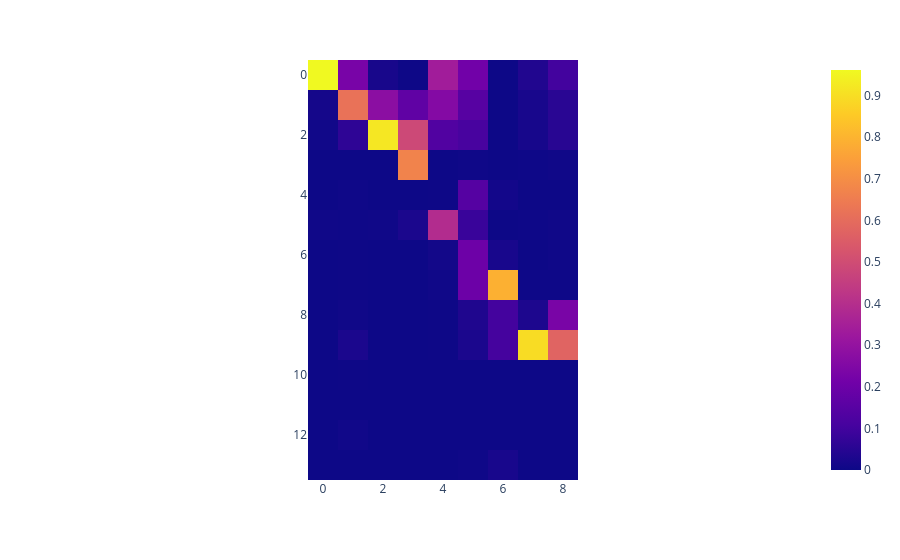

Notebook code for this chart:
### Code cell
MAC = np.zeros((Phi_id.shape[1] + 5, Phi_id.shape[1]))   # Initialize MAC matrix
for i in range(Phi_id.shape[1] + 5):                     # Index over computed modes (larger)
    for j in range(Phi_id.shape[1]):                     # Index over identified modes
        numerator = np.abs(np.conj(Phi_m[:, i]) @ Phi_id[:, j])**2
        denominator = (np.conj(Phi_m[:, i]) @ Phi_m[:, i]) * (np.conj(Phi_id[:, j]) @ Phi_id[:, j])
        MAC[i, j] = numerator / denominator

# Plot the MAC matrix: Check if the off-diagonal elements are close to zero
fig = px.imshow(MAC)
fig.show()

### Figure 1 — Plotly figure (JSON) as saved in the notebook; plotly's stock layout.template omitted (floating-point values rounded to 4 significant figures)
{"data": [{"coloraxis": "coloraxis", "hovertemplate": "x: %{x}<br>y: %{y}<br>color: %{z}<extra></extra>", "name": "0", "type": "heatmap", "xaxis": "x", "yaxis": "y", "z": [[0.9616, 0.2289, 0.01982, 0.002201, 0.3379, 0.2114, 0.0006561, 0.03681, 0.1004], [0.0142, 0.6197, 0.2777, 0.1706, 0.2583, 0.1474, 0.0003146, 0.02037, 0.05229], [0.007837, 0.06231, 0.9215, 0.4866, 0.1345, 0.1117, 0.0003339, 0.01905, 0.0506], [0.0002431, 7.454e-05, 1.936e-05, 0.6695, 8.542e-05, 0.004004, 4.863e-05, 0.00229, 0.006231], [3.239e-08, 0.003426, 7.481e-06, 5.825e-08, 0.001304, 0.1435, 0.01206, 0.0003525, 0.0001228], [0.005915, 0.003043, 0.005257, 0.02716, 0.3914, 0.08302, 1.539e-05, 0.002334, 0.005874], [1.101e-07, 0.0009464, 1.33e-05, 4.713e-05, 0.01066, 0.2026, 0.0209, 8.179e-06, 0.003391], [3.652e-07, 0.001215, 5.529e-05, 8.066e-05, 0.005409, 0.2, 0.7905, 0.002559, 0.002412], [1.258e-06, 0.006447, 5.641e-06, 1.679e-06, 0.001008, 0.03328, 0.104, 0.03079, 0.2323], [1.782e-07, 0.02626, 3.093e-05, 1.285e-05, 0.0009925, 0.02643, 0.1043, 0.8953, 0.5743], [1.318e-08, 0.001838, 2.89e-05, 1.094e-05, 7.222e-08, 8.078e-06, 5.397e-05, 2.379e-05, 0.0001972], [2.918e-05, 0.0008222, 2.73e-05, 9.781e-08, 7.056e-05, 0.0005325, 2.686e-05, 3.324e-06, 5.966e-05], [2.545e-05, 0.007586, 1.375e-05, 4.268e-06, 7.158e-05, 0.0002418, 2.757e-05, 3.428e-05, 2.497e-05], [1.336e-07, 0.0001668, 7.6e-06, 2.1e-05, 0.0002155, 0.004675, 0.02032, 0.0002925, 0.0001215]]}], "layout": {"coloraxis": {"colorscale": [[0, "#0d0887"], [0.1111, "#46039f"], [0.2222, "#7201a8"], [0.3333, "#9c179e"], [0.4444, "#bd3786"], [0.5556, "#d8576b"], [0.6667, "#ed7953"], [0.7778, "#fb9f3a"], [0.8889, "#fdca26"], [1, "#f0f921"]]}, "margin": {"t": 60}, "xaxis": {"anchor": "y", "constrain": "domain", "domain": [0, 1], "scaleanchor": "y"}, "yaxis": {"anchor": "x", "autorange": "reversed", "constrain": "domain", "domain": [0, 1]}}}
